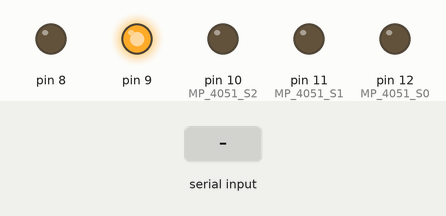
Bench run of a sketch on a simulated Arduino Uno, built with avr-gcc and run on an emulated ATmega328P. Parts: output pins drawn as LEDs (lit = HIGH). The inputs (shaded band) are chosen by the test bench. What the sketch prints to the serial monitor is not drawn.

Above: at 1.2 s.
1.3 s: "S90\n" received over Serial
At 2.4 s:
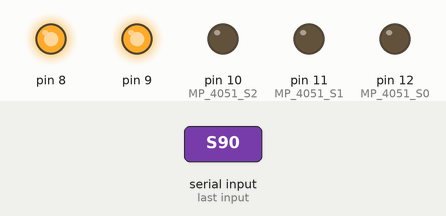
2.8 s: "90,45\n" received over Serial
At 3.6 s:
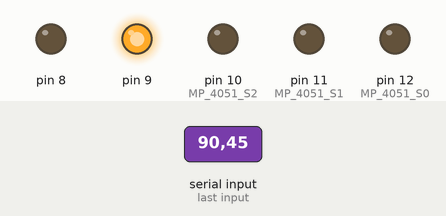
4.3 s: "30,150\n" received over Serial
At 4.7 s:
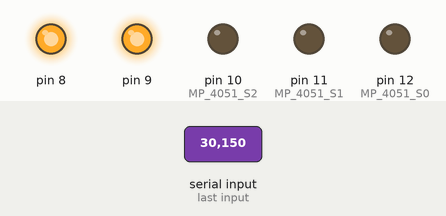
Timing chart, 0 to 7.3 s (numbered marks = the images above; inputs shaded):
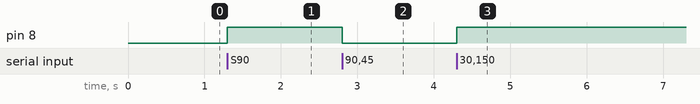

The sketch:

tactA_multiplex_test.ino
```cpp
// (licence header left out)
# define VERSION 1

// Serial, symbols per second
#define BAUD_RATE 115200

// Bit set/clear macros
#define SET(x,y) (x |=(1<<y))
#define CLR(x,y) (x &= (~(1<<y)))
#define CHK(x,y) (x & (1<<y))
#define TOG(x,y) (x^=(1<<y))

#define CMD_BUFFER_INDEX_PIN 0
#define CMD_BUFFER_INDEX_START 1
#define CMD_BUFFER_INDEX_COUNT 2
#define CMD_BUFFER_INDEX_STEP 3

#define CMD_SEPARATOR ' '

#define STATE_IDLE 0
#define STATE_RECEIVE_CMD 1
#define STATE_TRANSMIT_SPECTRUM 2
#define STATE_TRANSMIT_PEAK 3
#define STATE_TRANSMIT_BIAS 4
#define STATE_TRANSMIT_BIAS_PEAK 5

// Multiplexer 4051' pins
#define MP_4051_S0 12
#define MP_4051_S1 11
#define MP_4051_S2 10

// Application state
int state = STATE_IDLE;

char cmdKey;
int cmdBuffer[4] = {
  0,0,0,0};
int cmdIndex;

float bias;
float peak;

void setup () {
  // Start up serial communication
  Serial.begin (BAUD_RATE);

  // Set up frequency generator
  TCCR1A = 0b10000010;
  TCCR1B = 0b00011001;

  // Signal generator pins
  pinMode (7, INPUT);
  pinMode (8, OUTPUT);
  // Sync (test) pin
  pinMode (9, OUTPUT);

  pinMode (MP_4051_S0, OUTPUT);  // s0
  pinMode (MP_4051_S1, OUTPUT);  // s1
  pinMode (MP_4051_S2, OUTPUT);  // s2
}


void loop() {

  // While there is anything in the
  // pipe that has not been processed..
  while (Serial.available() > 0) {
    // Read incoming serial data
    serialEvent (Serial.read());
  }

  // If signal data has been requested
  // by the client (i.e. Processing) ...
   if (state == STATE_TRANSMIT_SPECTRUM || state == STATE_TRANSMIT_PEAK || state == STATE_TRANSMIT_BIAS_PEAK || state == STATE_TRANSMIT_BIAS ) {
    // Declare sensor value buffer
    int results[cmdBuffer[CMD_BUFFER_INDEX_COUNT]];
    // Declare peak and bias vars
    int peak = 0;
    int bias = 0;

    // Select the sensor-input / bit
    // (use this with arduino 0013+)
    digitalWrite (MP_4051_S0, bitRead (cmdBuffer[CMD_BUFFER_INDEX_PIN], 0));
    digitalWrite (MP_4051_S1, bitRead (cmdBuffer[CMD_BUFFER_INDEX_PIN], 1));
    digitalWrite (MP_4051_S2, bitRead (cmdBuffer[CMD_BUFFER_INDEX_PIN], 2));

    for (unsigned int d = 0; d < cmdBuffer[CMD_BUFFER_INDEX_COUNT]; d++) {
      // Reload new frequency
      TCNT1 = 0;
      ICR1 = cmdBuffer[CMD_BUFFER_INDEX_START] + cmdBuffer[CMD_BUFFER_INDEX_STEP] * d;
      OCR1A = ICR1 / 2;

      // Restart generator
      SET (TCCR1B, 0);
      // Read response signal
      results[d] = (float) analogRead(0);
      // Stop generator
      CLR (TCCR1B, 0);

      // Check if current result is higher than previously stored peak
      // if true, overwrite peak and bias
      if( results[d] > peak ) {
        peak = results[d];
        bias = d;
      }
    }


    // Announce which of the Tact-inputs that
    // are multiplexed will be transmitted
    sendInt (1024 + cmdBuffer[CMD_BUFFER_INDEX_PIN]);

    // Send data depending on what is requested
    switch (state) {
      // send spectrum
    case STATE_TRANSMIT_SPECTRUM:
      // send data_type for data to be transmitted
      sendInt( 1088 + 0 );
      // Tell client how many data values are going to be sent
      sendInt (1098 + cmdBuffer[CMD_BUFFER_INDEX_COUNT]);

      // Go! Send signal spectrum ...
      for (int x=0; x < cmdBuffer[CMD_BUFFER_INDEX_COUNT]; x++) {
        sendInt (results[x]);
      }
      break;

    case STATE_TRANSMIT_PEAK:
      // send data_type for data to be transmitted
      sendInt( 1088 + 1 );
      // Tell client how many data values are going to be sent
      sendInt (1098 + 1);
      // send peak
      sendInt(peak);
      break;

    case STATE_TRANSMIT_BIAS:
      // send data_type for data to be transmitted
      sendInt( 1088 + 2 );
      // Tell client how many data values are going to be sent
      sendInt (1098 + 1);
      // send bias
      sendInt(bias);
      break;

    case STATE_TRANSMIT_BIAS_PEAK:
      // send data_type for data to be transmitted
      sendInt( 1088 + 3 );
      // Tell client how many data values are going to be sent
      sendInt (1098 + 2);
      // send bias
      sendInt(bias);
      sendInt(peak);
      break;

    default:
      ; // do nothing
    }

    // Confirm that signal spectrum
    // has been delivered, done!
    sendInt (2123);

    // Toggle pin 9 after each
    // sweep (good for scope)
    TOG (PORTB, 0);

    state = STATE_IDLE;
  }

}

/**
 * Function to execute current set command, called
 * when new-line byte (10) has been received.
 */
void execute () {
  switch (cmdKey) {
  case 'S':
    state = STATE_TRANSMIT_SPECTRUM;
    break;

  case 'P':
    state = STATE_TRANSMIT_PEAK;
    break;

  case 'B':
    state = STATE_TRANSMIT_BIAS;
    break;

  case 'X':
    state = STATE_TRANSMIT_BIAS_PEAK;
    break;

  case 'V':
    sendInt (2124 + VERSION);
    break;
  }
}
```

SerialCommunication.ino
```cpp
// (licence header left out)
void serialEvent (byte inByte) {

  switch (inByte) {
  case '\n':
    // Process command
    execute();
    break;
  case CMD_SEPARATOR:
    // If token is command-separator: then increment
    // command-index to address the next field of
    // the command-buffer
    cmdIndex++;
    break;
    // If none of the above
  default:
    // Test if byte represents a digit and
    // update existing int value
    if (inByte > 47 && inByte < 58) {
      cmdBuffer[cmdIndex] = cmdBuffer[cmdIndex] * 10 + (int) (inByte - 48);
      // If in range from A-Z or a-z
    }
    else if ( inByte > 64 && inByte < 123 ) {

      // check if inByte in lowercase range (97-122)
      if( inByte > 96) {
        // transform to uppercase
        inByte -= 32;
      }

      // Set command key/name.
      cmdKey = inByte;

      if (inByte == 'S' || inByte == 'P' || inByte == 'B' || inByte == 'X') {
        state = STATE_RECEIVE_CMD;
      }

      // reset the command-index to -1
      cmdIndex = -1;
      // clear list of command parameters
      cmdBuffer[0] = 0;
      cmdBuffer[1] = 0;
      cmdBuffer[2] = 0;
      cmdBuffer[3] = 0;
    }
    else{
      // ERROR - unexpected token in parameter stream
    }
    break;
  }
}

/* y = 01010100 11010100    (value is a 2 Byte integer)
 *     yMSB     yLSB        send seperately -> joined by client
 */
void sendInt (int value) {
  Serial.write (byte(lowByte(value)));   // send Low Byte
  Serial.write (byte(highByte(value)));  // send high Byte
}
```

Measured:
- after the input at 1.3 s, pin 8: LOW → HIGH at once
- after the input at 2.8 s, pin 8: HIGH → LOW at once
- after the input at 4.3 s, pin 8: LOW → HIGH at once
